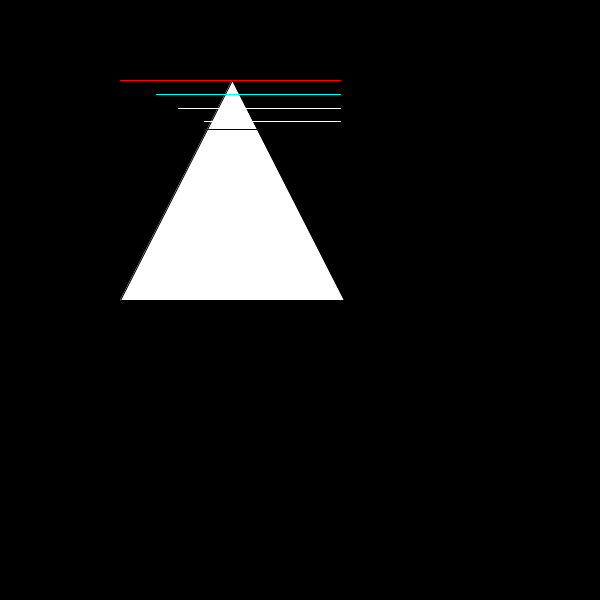
Frame 1 (no input)
Frame 60 (the mouse pressed at the canvas centre just before this capture): identical to frame 1, image omitted
Frame 120 (the mouse held since frame 60 and released just before this capture): identical to frame 1, image omitted

The Processing sketch that drew this single still picture (run headless with seeded random() and noise(); from frame 60 on, the mouse is pressed at the canvas centre):

// Processing sketch: vertexpractice1_pde
// ── vertexpractice1_pde.pde

void setup(){
    size(600,600);
    
}


void draw(){
background(0,0,0);
triangle (120, 300, 232, 80, 344, 300);

//slashes through triangle white
beginShape(LINES);
stroke(255,0,0);
vertex(120, 80);
vertex(340, 80);stroke(255,255,255);
vertex(340, 300);
vertex(120, 300);
endShape();
  
  beginShape(LINES);
stroke(0,255,255);
vertex(156, 94);
vertex(340, 94);
vertex(340, 300);
vertex(120, 300);
endShape();

  beginShape(LINES);
stroke(255,255,255);
vertex(178, 108);
vertex(340, 108);
vertex(340, 300);
vertex(120, 300);
endShape();

  beginShape(LINES);
stroke(255,255,255);
vertex(204, 121);
vertex(340, 121);
vertex(340, 300);
vertex(120, 300);
endShape();
//black lines thru triangle
  beginShape(LINES);
stroke(0,0,0);
vertex(208, 129);
vertex(340, 129);
vertex(340, 300);
vertex(120, 300);
endShape();
}
void mouseClicked(){
    println(mouseX,mouseY);
}
